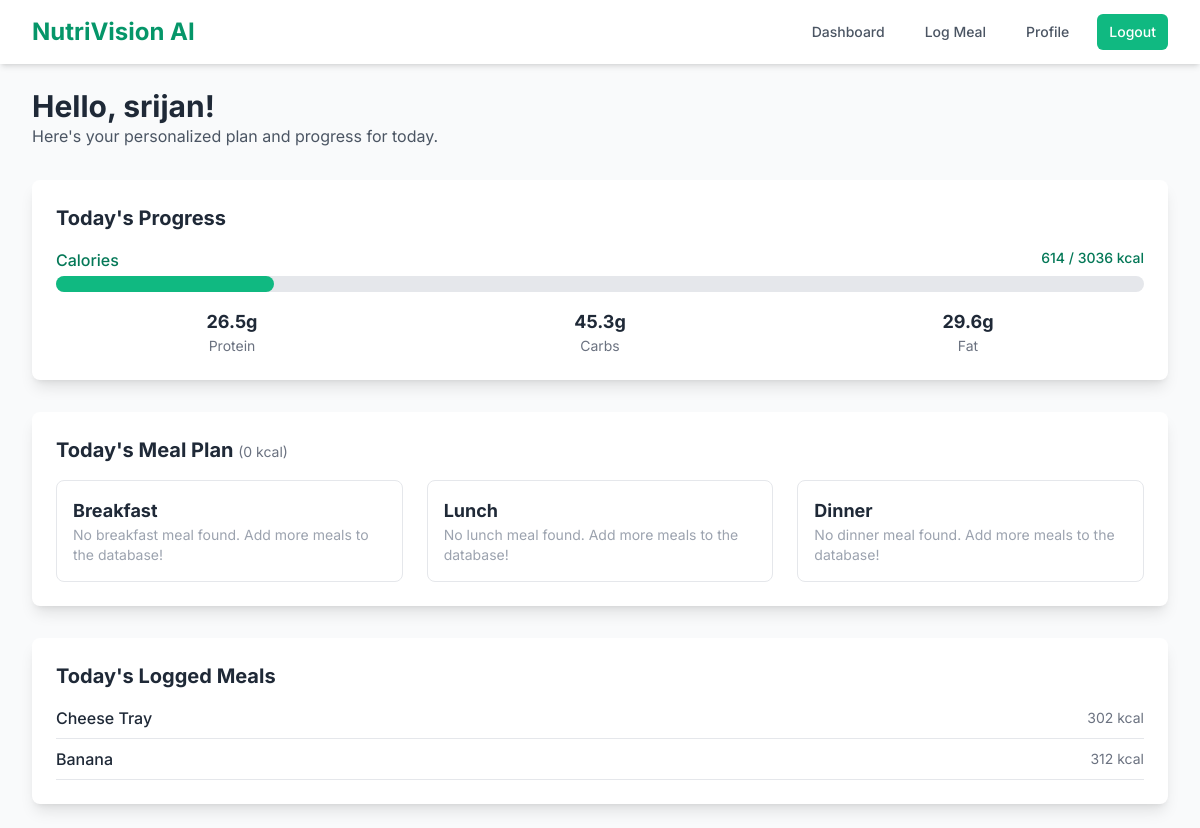
The page /dashboard/ (signed in) on the database its author committed.
### food_analyzer/models.py (models this page shows, shortened)
class DailyIntakeLog(models.Model):
    user_profile = models.ForeignKey(UserProfile, on_delete=models.CASCADE)
    date = models.DateField(auto_now_add=True)
    food_name = models.CharField(max_length=100)
    calories = models.FloatField()
    protein_g = models.FloatField()
    carbs_g = models.FloatField()
    fat_g = models.FloatField()

### food_analyzer/views.py (the view)
# urls.py: path('dashboard/', views.dashboard_view, name='dashboard'),
@login_required
def dashboard_view(request):
    profile = get_object_or_404(UserProfile, user=request.user)
    if not all([profile.age, profile.weight_kg, profile.height_cm, profile.gender, profile.activity_level, profile.goal]):
        return redirect('profile')
    meal_plan_data = planner_engine.generate_meal_plan(profile)
    today = datetime.date.today()
    todays_logs = DailyIntakeLog.objects.filter(user_profile=profile, date=today)
    total_calories_today = sum(log.calories for log in todays_logs)
    total_protein_today = sum(log.protein_g for log in todays_logs)
    total_carbs_today = sum(log.carbs_g for log in todays_logs)
    total_fat_today = sum(log.fat_g for log in todays_logs)
    target_calories = meal_plan_data['target_calories']
    calories_percentage = (total_calories_today / target_calories * 100) if target_calories > 0 else 0
    calories_percentage_capped = min(calories_percentage, 100)
    context = {
        'meal_plan': meal_plan_data['plan'],
        'target_calories': meal_plan_data['target_calories'],
        'plan_calories': meal_plan_data['plan_calories'],
        'todays_logs': todays_logs,
        'total_calories_today': total_calories_today,
        'total_protein_today': total_protein_today,
        'total_carbs_today': total_carbs_today,
        'total_fat_today': total_fat_today,
        'calories_percentage': calories_percentage_capped,
    }
    return render(request, 'food_analyzer/dashboard.html', context)

### food_analyzer/planner_engine.py (called while the page is built)
def calculate_tdee(profile: UserProfile):
    if not all([profile.gender, profile.weight_kg, profile.height_cm, profile.age, profile.activity_level]):
        return 2000 # Return a default value if profile is incomplete
    if profile.gender == 'M':
        bmr = 88.362 + (13.397 * profile.weight_kg) + (4.799 * profile.height_cm) - (5.677 * profile.age)
    else: # 'F'
        bmr = 447.593 + (9.247 * profile.weight_kg) + (3.098 * profile.height_cm) - (4.330 * profile.age)
    tdee = bmr * profile.activity_level
    if profile.goal == 'lose':
        return tdee - 500
    elif profile.goal == 'gain':
        return tdee + 500
    else:
        return tdee

### food_analyzer/templates/food_analyzer/dashboard.html
{% extends 'food_analyzer/base.html' %}
{% block content %}
<div class="space-y-8">
    <div>
        <h1 class="text-3xl font-bold">Hello, {{ user.username }}!</h1>
        <p class="text-gray-600">Here's your personalized plan and progress for today.</p>
    </div>
    <div class="bg-white p-6 rounded-lg shadow-lg">
        <h2 class="text-xl font-bold mb-4">Today's Progress</h2>
        <div>
            <div class="flex justify-between mb-1">
                <span class="text-base font-medium text-emerald-700">Calories</span>
                <span class="text-sm font-medium text-emerald-700">{{ total_calories_today|floatformat:0 }} / {{ target_calories|floatformat:0 }} kcal</span>
            </div>
            <div class="w-full bg-gray-200 rounded-full h-4">
                <div class="bg-emerald-500 h-4 rounded-full" style="width: {{ calories_percentage|floatformat:0 }}%"></div>
            </div>
        </div>
        <div class="grid grid-cols-3 gap-4 mt-4 text-center">
            <div>
                <p class="font-bold text-lg">{{ total_protein_today|floatformat:1 }}g</p>
                <p class="text-sm text-gray-500">Protein</p>
            </div>
            <div>
                <p class="font-bold text-lg">{{ total_carbs_today|floatformat:1 }}g</p>
                <p class="text-sm text-gray-500">Carbs</p>
            </div>
            <div>
                <p class="font-bold text-lg">{{ total_fat_today|floatformat:1 }}g</p>
                <p class="text-sm text-gray-500">Fat</p>
            </div>
        </div>
    </div>
    <div class="bg-white p-6 rounded-lg shadow-lg">
        <h2 class="text-xl font-bold mb-4">Today's Meal Plan <span class="text-sm font-normal text-gray-500">({{ plan_calories|floatformat:0 }} kcal)</span></h2>
        <div class="grid grid-cols-1 md:grid-cols-3 gap-6">
            {% for type, meal in meal_plan.items %}
            <div class="border border-gray-200 rounded-lg p-4">
                <h3 class="font-bold text-lg capitalize">{{ type }}</h3>
                {% if meal %}
                <p class="text-emerald-600 font-semibold">{{ meal.name }}</p>
                <p class="text-sm text-gray-500">{{ meal.calories|floatformat:0 }} kcal &middot; P:{{ meal.protein_g|floatformat:0 }}g C:{{ meal.carbs_g|floatformat:0 }}g F:{{ meal.fat_g|floatformat:0 }}g</p>
                {% else %}
                <p class="text-sm text-gray-400">No {{ type }} meal found. Add more meals to the database!</p>
                {% endif %}
            </div>
            {% endfor %}
        </div>
    </div>
    <div class="bg-white p-6 rounded-lg shadow-lg">
        <h2 class="text-xl font-bold mb-4">Today's Logged Meals</h2>
        {% if todays_logs %}
        <ul class="space-y-2">
            {% for log in todays_logs %}
            <li class="flex justify-between items-center border-b pb-2">
                <span class="font-medium">{{ log.food_name }}</span>
                <span class="text-sm text-gray-500">{{ log.calories|floatformat:0 }} kcal</span>
            </li>
            {% endfor %}
        </ul>
        {% else %}
        <p class="text-gray-500">You haven't logged any meals today. Use the "Log Meal" button to add an entry.</p>
        {% endif %}
    </div>
</div>
{% endblock %}

### food_analyzer/templates/food_analyzer/base.html (style rules this page uses)
body { font-family: 'Inter', sans-serif; }

### rows shown on the page
DailyIntakeLog: food_name "Cheese Tray", calories "302"
DailyIntakeLog: food_name "Banana", calories "312"

### other values the page prints
{{ user.username }} "srijan"
{{ total_calories_today|floatformat:0 }} "614"
{{ target_calories|floatformat:0 }} "3036"
{{ total_protein_today|floatformat:1 }} "26.5"
{{ total_carbs_today|floatformat:1 }} "45.3"
{{ total_fat_today|floatformat:1 }} "29.6"
{{ plan_calories|floatformat:0 }} "0"
{{ type }} "Breakfast" "Lunch" "Dinner"
{{ type }} "breakfast" "lunch" "dinner"
